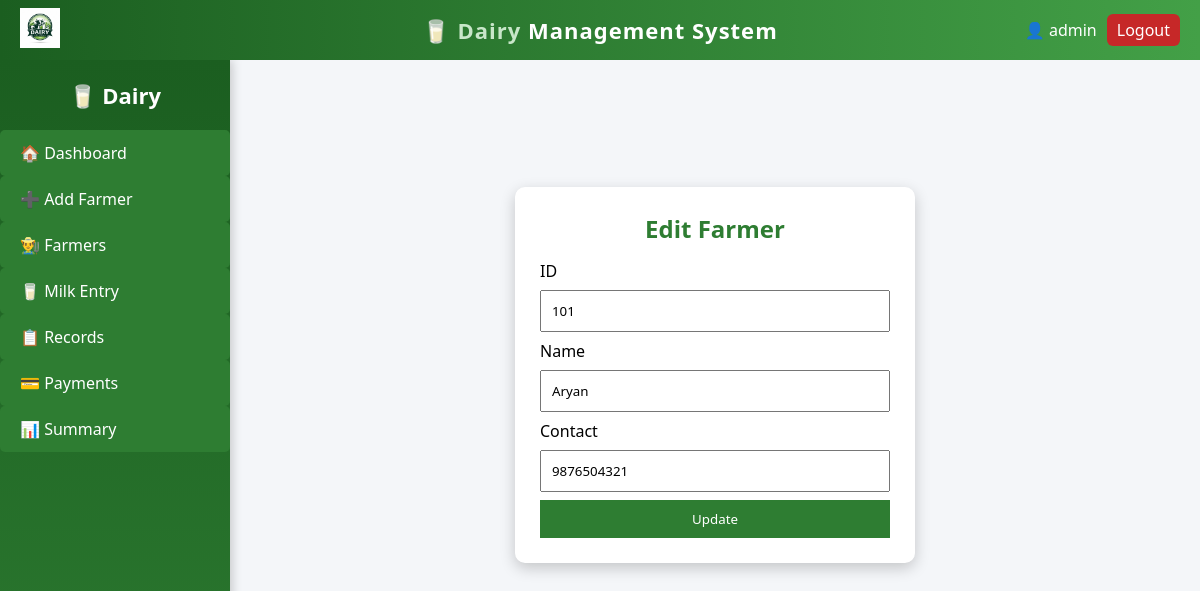
The page /farmer/edit/101 (signed in) on the database its author committed.
### tables this page shows
CREATE TABLE farmer(
        id INTEGER PRIMARY KEY,
        name TEXT,
        contact TEXT
    );

### app.py (the view, shortened to what this page needs)
@app.route('/farmer/edit/<int:id>', methods=['GET', 'POST'])
@login_required
def edit_farmer(id):
    con = get_connection()
    f = con.execute("SELECT * FROM farmer WHERE id=?", (id,)).fetchone()
    con.close()
    return render_template("farmer_edit.html", f=f)

### app.py (called while the page is built)
def login_required(f):
    @wraps(f)
    def decorated_function(*args, **kwargs):
        if 'user' not in session:
            return redirect('/login')
        return f(*args, **kwargs)
    return decorated_function

### db.py (called while the page is built)
def get_connection():
    con = sqlite3.connect("database.db")
    con.row_factory = sqlite3.Row
    return con

### templates/farmer_edit.html (shortened to what this page needs)
{% extends 'base.html' %}
{% block content %}
<div class="center-box">
<form method="post" class="form">
<h2>Edit Farmer</h2>
<label>ID</label>
<input value="{{f['id']}}" readonly>
<label>Name</label>
<input name="name" value="{{f['name']}}" required>
<label>Contact</label>
<input name="contact" value="{{f['contact']}}" required>
<button>Update</button>
</form>
</div>
{% endblock %}

### static/style.css (style rules this page uses)
* { margin: 0; padding: 0; box-sizing: border-box; font-family: 'Segoe UI', sans-serif; }
body { background: #f4f6f9; }
* { transition: all 0.3s ease; }
.form, .card, table, .upi-box { backdrop-filter: blur(10px); }
.center-box { display: flex; justify-content: center; align-items: center; min-height: 70vh; }
.form { background: white; padding: 25px; width: 400px; border-radius: 10px; box-shadow: 0 5px 15px rgba(0,0,0,0.2); }
.form h2 { text-align: center; margin-bottom: 15px; color: #2e7d32; }
.form input, .form select { width: 100%; padding: 10px; margin: 8px 0; }
.form button { width: 100%; padding: 10px; background: #2e7d32; color: white; border: none; }

### rows shown on the page
farmer: id "101", name "Aryan", contact "9876504321"

### other values the page prints
{{ session['user'] }} "admin"
